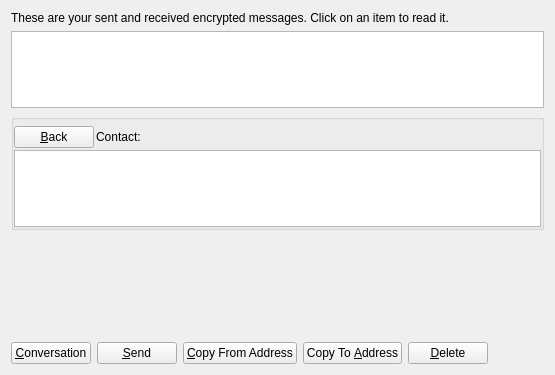
<?xml version="1.0" encoding="UTF-8"?>
<ui version="4.0">
 <class>MessagePage</class>
 <widget class="QWidget" name="MessagePage">
  <property name="geometry">
   <rect>
    <x>0</x>
    <y>0</y>
    <width>555</width>
    <height>375</height>
   </rect>
  </property>
  <property name="windowTitle">
   <string>Encrypted Messages</string>
  </property>
  <layout class="QVBoxLayout" name="verticalLayout_2">
   <item>
    <widget class="QLabel" name="labelExplanation">
     <property name="text">
      <string>These are your sent and received encrypted messages. Click on an item to read it.</string>
     </property>
     <property name="textFormat">
      <enum>Qt::PlainText</enum>
     </property>
     <property name="wordWrap">
      <bool>true</bool>
     </property>
    </widget>
   </item>
   <item>
    <widget class="QTableView" name="tableView">
     <property name="contextMenuPolicy">
      <enum>Qt::CustomContextMenu</enum>
     </property>
     <property name="toolTip">
      <string>Click on a message to view it</string>
     </property>
     <property name="tabKeyNavigation">
      <bool>false</bool>
     </property>
     <property name="alternatingRowColors">
      <bool>true</bool>
     </property>
     <property name="selectionMode">
      <enum>QAbstractItemView::SingleSelection</enum>
     </property>
     <property name="selectionBehavior">
      <enum>QAbstractItemView::SelectRows</enum>
     </property>
     <property name="sortingEnabled">
      <bool>true</bool>
     </property>
     <attribute name="verticalHeaderVisible">
      <bool>false</bool>
     </attribute>
    </widget>
   </item>
   <item>
    <layout class="QVBoxLayout" name="verticalLayout">
     <item>
      <widget class="QGroupBox" name="messageDetails">
       <property name="title">
        <string/>
       </property>
       <layout class="QVBoxLayout" name="verticalLayout_4">
        <property name="spacing">
         <number>2</number>
        </property>
        <property name="leftMargin">
         <number>0</number>
        </property>
        <property name="topMargin">
         <number>6</number>
        </property>
        <property name="rightMargin">
         <number>0</number>
        </property>
        <property name="bottomMargin">
         <number>0</number>
        </property>
        <item>
         <layout class="QHBoxLayout" name="horizontalLayout_3">
          <item>
           <widget class="QPushButton" name="backButton">
            <property name="text">
             <string>&amp;Back</string>
            </property>
            <property name="icon">
             <iconset resource="../bitcoin.qrc">
              <normaloff>:/icons/quit</normaloff>:/icons/quit</iconset>
            </property>
           </widget>
          </item>
          <item>
           <widget class="QLabel" name="labelContact">
            <property name="text">
             <string>Contact:</string>
            </property>
           </widget>
          </item>
          <item>
           <widget class="QLabel" name="contactLabel">
            <property name="text">
             <string/>
            </property>
           </widget>
          </item>
          <item>
           <spacer name="horizontalSpacer_3">
            <property name="orientation">
             <enum>Qt::Horizontal</enum>
            </property>
            <property name="sizeHint" stdset="0">
             <size>
              <width>40</width>
              <height>20</height>
             </size>
            </property>
           </spacer>
          </item>
         </layout>
        </item>
        <item>
         <widget class="QListView" name="listConversation"/>
        </item>
        <item>
         <layout class="QVBoxLayout" name="verticalLayout_3"/>
        </item>
       </layout>
      </widget>
     </item>
     <item>
      <widget class="MRichTextEdit" name="messageEdit" native="true">
       <property name="minimumSize">
        <size>
         <width>0</width>
         <height>100</height>
        </size>
       </property>
      </widget>
     </item>
     <item>
      <layout class="QHBoxLayout" name="horizontalLayout">
       <item>
        <widget class="QPushButton" name="newButton">
         <property name="text">
          <string>&amp;Conversation</string>
         </property>
         <property name="icon">
          <iconset resource="../bitcoin.qrc">
           <normaloff>:/icons/add</normaloff>:/icons/add</iconset>
         </property>
        </widget>
       </item>
       <item>
        <widget class="QPushButton" name="sendButton">
         <property name="toolTip">
          <string>Sign a message to prove you own a Antoninianus address</string>
         </property>
         <property name="text">
          <string>&amp;Send</string>
         </property>
         <property name="icon">
          <iconset resource="../bitcoin.qrc">
           <normaloff>:/icons/send</normaloff>:/icons/send</iconset>
         </property>
        </widget>
       </item>
       <item>
        <widget class="QPushButton" name="copyFromAddressButton">
         <property name="toolTip">
          <string>Copy the currently selected address to the system clipboard</string>
         </property>
         <property name="text">
          <string>&amp;Copy From Address</string>
         </property>
         <property name="icon">
          <iconset resource="../bitcoin.qrc">
           <normaloff>:/icons/editcopy</normaloff>:/icons/editcopy</iconset>
         </property>
        </widget>
       </item>
       <item>
        <widget class="QPushButton" name="copyToAddressButton">
         <property name="toolTip">
          <string>Copy the currently selected address to the system clipboard</string>
         </property>
         <property name="text">
          <string>Copy To &amp;Address</string>
         </property>
         <property name="icon">
          <iconset resource="../bitcoin.qrc">
           <normaloff>:/icons/editcopy</normaloff>:/icons/editcopy</iconset>
         </property>
        </widget>
       </item>
       <item>
        <widget class="QPushButton" name="deleteButton">
         <property name="toolTip">
          <string>Delete the currently selected address from the list</string>
         </property>
         <property name="text">
          <string>&amp;Delete</string>
         </property>
         <property name="icon">
          <iconset resource="../bitcoin.qrc">
           <normaloff>:/icons/remove</normaloff>:/icons/remove</iconset>
         </property>
        </widget>
       </item>
       <item>
        <spacer name="horizontalSpacer">
         <property name="orientation">
          <enum>Qt::Horizontal</enum>
         </property>
         <property name="sizeHint" stdset="0">
          <size>
           <width>40</width>
           <height>20</height>
          </size>
         </property>
        </spacer>
       </item>
      </layout>
     </item>
    </layout>
   </item>
  </layout>
 </widget>
 <customwidgets>
  <customwidget>
   <class>MRichTextEdit</class>
   <extends>QWidget</extends>
   <header>mrichtextedit.h</header>
   <container>1</container>
  </customwidget>
 </customwidgets>
 <resources>
  <include location="../bitcoin.qrc"/>
 </resources>
 <connections/>
</ui>
